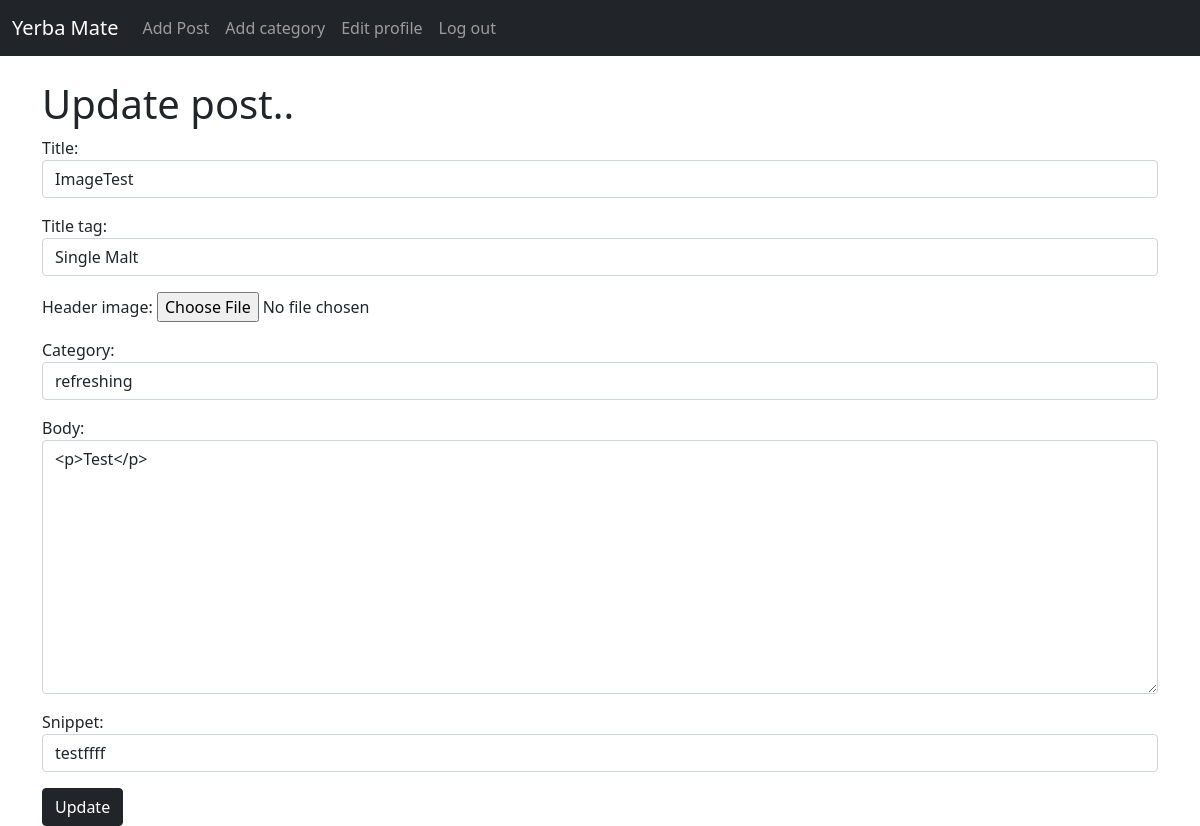
Screenshot of /article/edit/8 (signed in) with the database file from the repository.
### yerbata/models.py (models this page shows, shortened)
class Post(models.Model):
    title = models.CharField(max_length=255)
    header_image = models.ImageField(null=True, blank=True, upload_to="images/")
    title_tag = models.CharField(max_length=255, default="Single Malt")
    author = models.ForeignKey(User, on_delete=models.CASCADE)
    body = RichTextField(blank=True, null=True)
    post_date = models.DateField(auto_now_add=True)
    category = models.CharField(max_length=255, default='Single Malt')
    snippet = models.CharField(max_length=255)
    likes = models.ManyToManyField(User, related_name='blog_posts')

### yerbata/views.py (the view)
# urls.py: path('article/edit/<int:pk>', UpdatePostView.as_view(), name='update_post'),
class UpdatePostView(UpdateView):
    model = Post
    form_class = PostForm
    template_name = 'update_post.html'

### yerbata/forms.py
class PostForm(forms.ModelForm):
    class Meta:
        model = Post
        fields = ('title', 'title_tag', 'header_image', 'author', 'category', 'body', 'snippet')
        widgets = {'title': forms.TextInput(attrs={'class': 'form-control', 'placeholder': 'Blog title..'}),
                   'title_tag': forms.TextInput(attrs={'class': 'form-control'}),
                   'author': forms.TextInput(
                       attrs={'class': 'form-control', 'value': '', 'id': 'user', 'type': 'hidden'}),
                   'category': forms.Select(choices=choice_list, attrs={'class': 'form-control'}),
                   'body': forms.Textarea(attrs={'class': 'form-control', 'placeholder': 'Type blog stuff..'}),
                   'snippet': forms.TextInput(attrs={'class': 'form-control', 'placeholder': 'Type snippet..'}),
                   }

### yerbata/templates/update_post.html (shortened to what this page needs)
{% extends 'base.html' %}
{% block content %}
{% if user.is_authenticated %}
    {% if user.id == post.author.id %}
        <h1>Update post..</h1>
        <div class="form-group">
            <form method="POST">
                {{ form.as_p }}
                <button class="btn btn-dark">Update</button>
            </form>
        </div>
        {% else %}
        You're not allowed here!
        {% endif %}
{% else %}
You're not allowed here!
{% endif %}
{% endblock %}

### rows the page displays
Post: title "ImageTest", title_tag "Single Malt", category "refreshing", body "<p>Test</p>", snippet "testffff"
